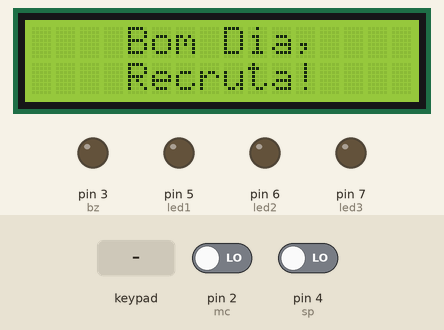
Simulated run of this sketch. Board: Arduino Mega 2560, built with avr-gcc and run on an emulated ATmega2560. Parts: 16×2 character LCD, output pins drawn as LEDs (lit = HIGH). The inputs (shaded band) are chosen by the test bench; at power-on: pin 4 (sp) LOW, pin 2 (mc) LOW.

Above: at 6.8 s.
11.0 s: keypad keys 1 2 3 4 pressed 0.4 s apart
At 13.4 s:
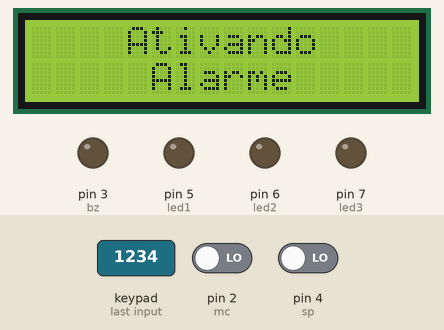
14.1 s: pin 4 (sp) driven HIGH
At 16.4 s:
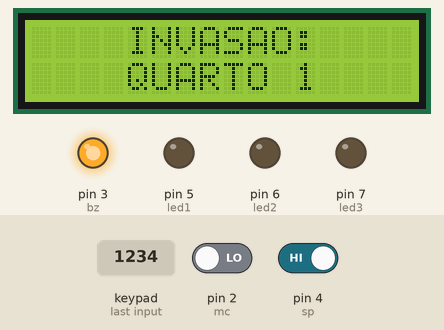
17.1 s: pin 4 (sp) driven LOW
At 20.8 s:
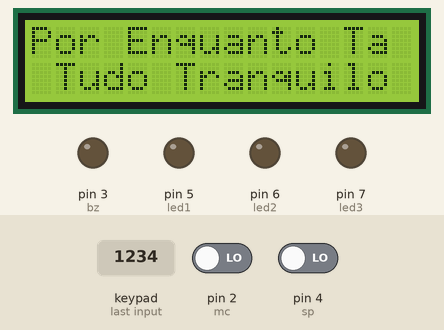
23.1 s: keypad keys 1 2 3 4 # pressed 0.4 s apart
At 25.6 s:
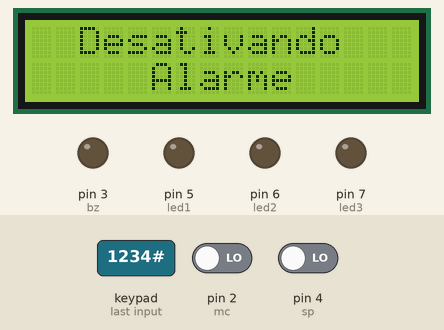
26.6 s: pin 4 (sp) driven HIGH
At 28.9 s:
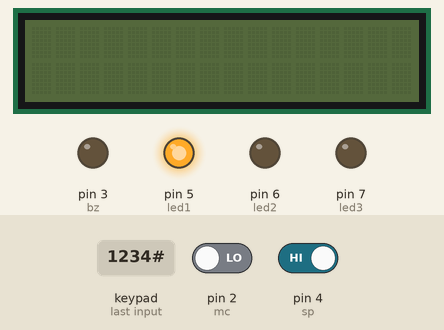
Timing chart, 0 to 30.4 s (numbered marks = the images above; inputs shaded):
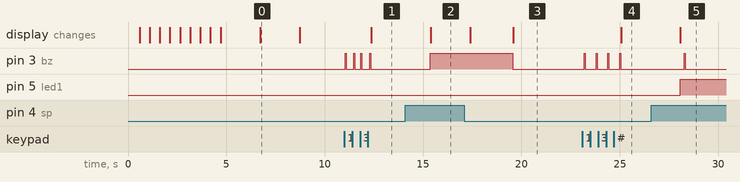

The sketch:

Automa__o.ino
```cpp
//Bibliotecas incluidas
#include <Wire.h>                                                 //LCD
#include <LiquidCrystal_I2C.h>                                    //LCD
#include <Keypad.h>                                               //teclado
//#include <SPI.h>                                                  //protocolo que leitor usa
//#include (MFRC522.h)                                              //leitor


//definições do lcd
#define endereco 0x27                                             //endereço do display (ver no "Scanner I2C")
#define colunas 16                                                //define quantidade de colunas do display
#define linhas 2                                                  //define quantidade de linhas


//instanciando objetos
LiquidCrystal_I2C lcd (endereco, colunas, linhas);               //diz que o "lcd" é o conjunto de definições acima
//MFRC522 mfrc522(SS_PIN, RST_PIN);


//Definições de pinos
#define bz 3                                                      //buzzer
#define sp 4                                                      //sensor de presença
#define mc 2                                                      //microfone
#define temphm 8                                                  //sensor de temperatura e humidade
#define pt 9                                                      //potenciometro
#define led1 5                                                   //led verde
#define led2 6                                                   //led branco
#define led3 7                                                   //led vermelho
#define tempoMaximoEspera 150                                 //define como 150 milisegundos
#define tempoMaximoEntrePalmas 500                                //define como 500 milisegundos


//Teclado e senha
char* senha = "1234";                                            //define a senha
byte pinosLinhas[] = {36,34,32,30};                              //define portas das linhas
byte pinosColunas[] = {37,35,33,31};                             //define portas das colunas
char teclas [4][4] = {{'1','2','3','A'},
                      {'4','5','6','B'},
                      {'7','8','9','C'},
                      {'*','0','#','D'}};                        //mostra serial print qual tecla apertou


 Keypad teclado1 = Keypad (makeKeymap(teclas), pinosLinhas, pinosColunas, 4, 4);                //faz mapeamento de todas as teclas


 //declaração de variáveis
 int position = 0;
 int ativado;
 int contaPalmas = 0;
 long tempoEspera = 0;
 long tempoEsperaEntrePalmas = 0;


void setup() {
  estadoAlarme (0);                                              //diz se a condição do estado do alarme inicia executado ou não
  ativado = 0;                                                   //diz se o alarme inicia ativado ou não

  /*Configuração leitor
  SPI.begin();
  mfrc522.PCD_Init();*/

    //display
    lcd.init ();                                                 //inicia comunicação
    lcd.backlight();                                             //liga iluminação do display
    lcd.clear();                                                 //limpa o display

    lcd.setCursor (2,0);
    lcd.print("Iniciando.");                                     //escreve na tela
    delay (500);
    lcd.clear();
    lcd.setCursor (2,0);
    lcd.print("Iniciando..");                                    //escreve na tela
    delay (500);
    lcd.clear();
    lcd.setCursor (2,0);
    lcd.print("Iniciando...");                                   //escreve na tela
    delay (500);
    lcd.clear();
    lcd.setCursor (2,0);
    lcd.print("Iniciando.");                                     //escreve na tela
    delay (500);
    lcd.clear();
    lcd.setCursor (2,0);
    lcd.print("Iniciando..");                                    //escreve na tela
    delay (500);
    lcd.clear();
    lcd.setCursor (2,0);
    lcd.print("Iniciando...");                                   //escreve na tela
    delay (500);                                                 //exibe por meio seg
    lcd.clear();                                                 //limpa tela
    lcd.setCursor (2,0);
    lcd.print("Iniciando.");                                     //escreve na tela
    delay (500);
    lcd.clear();
    lcd.setCursor (2,0);
    lcd.print("Iniciando..");                                    //escreve na tela
    delay (500);
    lcd.clear();
    lcd.setCursor (2,0);
    lcd.print("Iniciando...");                                   //escreve na tela
    delay (500);                                                 //exibe por meio segundo
    lcd.clear ();                                                //limpa tela
    lcd.setCursor (5,0);                                         //Posiciona o cursor na coluna 6 da linha 1
    lcd.print ("Inicio");                                        //escreve na tela
    lcd.setCursor (4,1);                                         //posiciona na coluna 5 da linha 2 e
    lcd.print ("Completo");                                      //escreve na tela
    delay (2000);                                                //exibe por 2 segs

    lcd.clear ();                                                //limpa tela
    lcd.setCursor (4,0);                                         //posiciona na coluna 5 da linha 1
    lcd.print ("Bom Dia,");                                      //escreve
    lcd.setCursor (4,1);                                         //posiciona na coluna 5 da linha 2
    lcd.print ("Recruta!");                                      //escreve
    delay (2000);                                                //exibe por 5 segs
    lcd.noBacklight();                                           //apaga luz de fundo
    lcd.clear ();                                                //limpa tela
    delay (1000);


    //define cada item como entrada ou saída
    pinMode (bz, OUTPUT);                                        //buzzer: saída
    pinMode (sp, INPUT);                                         //sensor de presença: entrada
    pinMode (mc, INPUT);                                         //microfone: entrada
    pinMode (temphm, INPUT);                                     //sensor de temperatura e umidade: entrada
    pinMode (pt, INPUT);                                         //potenciometro: entrada
    pinMode (led1, OUTPUT);                                     //lampadas: saída
    pinMode (led2, OUTPUT);
    pinMode (led3, OUTPUT);
    digitalRead (sp);                                            //lê sensor de presença

}


void loop() {

palmas();                                                        //coloca void palmas em loop
teclado();                                                       //coloca void teclado em loop
estadoAlarme(ativado);                                           //coloca void estadoAlarme em loop
sensorPresenca();

}


void palmas() {

int som = digitalRead (mc);

if (som == 1) {

   if (tempoEspera == 0) {

      tempoEspera = tempoEsperaEntrePalmas = millis ();
      contaPalmas ++;

    } else if ((millis() - tempoEspera) >= tempoMaximoEspera) {

      tempoEspera = 0;

 }
}

if ((contaPalmas != 0) && ((millis() - tempoEsperaEntrePalmas) > 500)) {

    acao();
    contaPalmas = 0;
    tempoEsperaEntrePalmas = millis();

 }
}


void acao() {

switch (contaPalmas){

       case 2:
            digitalWrite (led1, !digitalRead(led1));
            break;
       case 3:
            digitalWrite (led2, !digitalRead(led2));
            break;
       case 4:
            digitalWrite (led3, !digitalRead(led3));
            break;

 }
}


void teclado () {

    char tecla_pressionada = teclado1.getKey();                  //faz a leitura das teclas


  if (tecla_pressionada !=0 && ativado == 0) {                   //aciona buzzer ao apertar teclas

      digitalWrite (bz, 1);
      delay (50);
      digitalWrite (bz, 0);

   if (tecla_pressionada == senha[position]) {                   //verifica se o dígito apertado corresponde a senha

      position ++;

   } else {

       position = 0;
   }                                                             //retorna p/ primeiro digito se não corresponder

   if (position == 4){                                           //altera estado do alarme

      lcd.clear();
      lcd.backlight();
      lcd.setCursor (4,0);
      lcd.print ("Ativando");
      lcd.setCursor (5,1);
      lcd.print ("Alarme");
      delay(3000);
      ativado = 1;
      estadoAlarme (true);
      position = 0;

 }
}

delay (100);


   if (tecla_pressionada !=0 &&  ativado == 1) {                 //se alarme estiver ligado desliga ao digitar senha
   digitalWrite (bz, 1);
   delay (50);
   digitalWrite (bz, 0);

   if (tecla_pressionada == senha[position]) {
    position ++;
   } else {position = 0; }

   if (position == 4){
    estadoAlarme (false);                                        //diz que alarme tá desligado
    lcd.clear();
    lcd.backlight();
    lcd.setCursor(2,0);
    lcd.print("Desativando");
    lcd.setCursor (5,1);
    lcd.print("Alarme");
    delay(3000);
    ativado = 0;
    position = 0;                                                //volta senha ao ponto 0 p/ digitar dnv
    lcd.noBacklight();                                           //apaga luz de fundo
    lcd.clear();                                                 //limpa tela
  }
 }
}


void estadoAlarme (int ativado) {

  bool valorSp = digitalRead (sp);                               //cria memória p/ ler o valor do sensor de presença

    if (ativado){                                                //se a senha estiver certa acontece isso:
      if (valorSp == 1) {                                        //se sp dectar algo executa:
      digitalWrite (bz, 1);                                      //ativa o buzzer
      lcd.clear ();                                              //limpa tela
      lcd.backlight ();                                          //liga luz de fundo
      lcd.setCursor (4,0);                                       //cursor coluna 4, linha 1
      lcd.print ("INVASAO:");                                    //escreve na tela
      lcd.setCursor (4,1);                                       //cursor coluna 5, linha 2
      lcd.print ("QUARTO 1");                                    //escreve na tela
      delay (2000);                                              //exibe por 3 segundos
      lcd.clear ();
      lcd.setCursor (3,0);
      lcd.print ("AGUARDANDO");
      lcd.setCursor (5,1);
      lcd.print ("SENHA!");
      delay (2000);
  } else {                                                       //se sp não dectar:

      digitalWrite (bz, 0);                                      //buzzer desligado
      lcd.clear ();                                              //limpa tela
      lcd.backlight ();                                          //acende luz de fundo
      lcd.setCursor (0,0);                                       //colocar cursor na primeira linha e coluna
      lcd.print ("Por Enquanto Ta");                             //escreve
      lcd.setCursor (1,1);                                       //cursor segunda linha e coluna
      lcd.print ("Tudo Tranquilo");                              //escreve
      delay (50);
  }
 }
}


void sensorPresenca () {

  int estadoSp = digitalRead (sp);

  if (estadoSp) {

      digitalWrite (led1, 1);

  } else {

      digitalWrite (led1, 0);

  }
}
```

Measured:
- after the input at 11.0 s, the display: changes after 1.4 s (image 1)
- after the input at 14.1 s, the display: changes after 1.3 s (image 2)
- after the input at 17.1 s, pin 3 (bz): HIGH → LOW after 2.4 s; the display: first differs from a run without the input after 2.5 s (image 3)
- after the input at 23.1 s, pin 3 (bz): alternates HIGH for 0.05 s and LOW for 0.55 s, 8 changes in all, then stays LOW, starting after 0.10 s; the display: changes after 2.0 s (image 4)
- after the input at 26.6 s, pin 5 (led1): LOW → HIGH after 1.5 s
- what the display in image 0 shows lasts 2.0 s, from 6.7 s to 8.7 s
